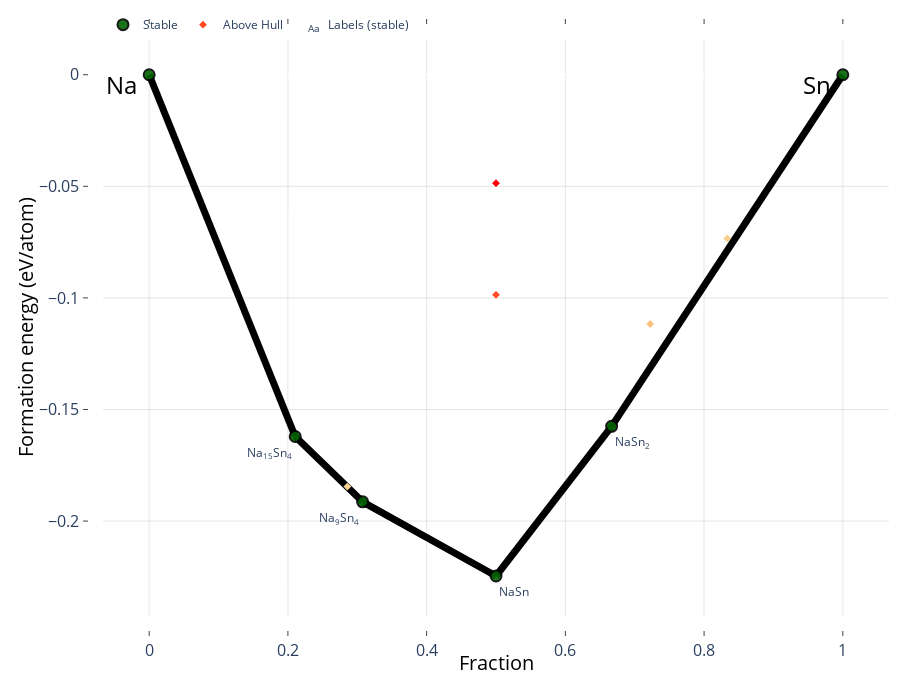

Write notebook code for a chart like this one.
### Code cell
from pymatgen.analysis.phase_diagram import Composition
entries =[PDEntry(k,v) for k,v in input_data.items()]

NaSn0_metastable=PDEntry(Composition("NaSn"),-5.356700,name="NaSn_0")
entries.append(NaSn0_metastable)

NaSn1_metastable=PDEntry(Composition("NaSn"),-5.256700,name="NaSn_1")
entries.append(NaSn1_metastable)


phase_diagram_1 = CompoundPhaseDiagram(entries,[Composition("Na"),
                                                Composition("Sn")])

#compound_plotter_2 = PDPlotter(phase_diagram_1, show_unstable=True, backend = "matplotlib",  markersize=20)
#z = compound_plotter_2.get_plot(label_unstable=True, label_stable=False)
#z.savefig('NaSn.pdf')
#z.show()
    
                                            
plotter_1 = PDPlotter(phase_diagram_1, show_unstable=True, markersize=20)
plotter_1.show() 
#print(phase_diagram_1.stable_entries)

### Figure 1 — Plotly figure (JSON) as saved in the notebook; plotly's stock layout.template omitted (floating-point values rounded to 4 significant figures)
{"data": [{"hoverinfo": "none", "line": {"color": "rgba(0,0,0,1.0)", "width": 7}, "mode": "lines", "showlegend": false, "type": "scatter", "x": [0.5, 0.6667, null, 0.2105, 0, null, 0.6667, 1, null, 0.3077, 0.2105, null, 0.5, 0.3077, null], "y": [-0.2246, -0.1575, null, -0.1621, 0, null, -0.1575, 0, null, -0.1914, -0.1621, null, -0.2246, -0.1914, null]}, {"hoverinfo": "skip", "mode": "text", "name": "Labels (stable)", "opacity": 1, "showlegend": true, "text": ["NaSn", "NaSn<sub>2</sub>", "Na<sub>15</sub>Sn<sub>4</sub>", "Na<sub>9</sub>Sn<sub>4</sub>"], "textposition": ["bottom right", "bottom right", "bottom left", "bottom left"], "type": "scatter", "visible": true, "x": [0.505, 0.6717, 0.2055, 0.3027], "y": [-0.2296, -0.1625, -0.1671, -0.1964]}, {"hoverinfo": "text", "hoverlabel": {"font": {"size": 14}}, "hovertext": ["NaSn (None) <br> -0.099 eV/atom (+0.126 eV/atom)", "NaSn (None) <br> -0.049 eV/atom (+0.176 eV/atom)", "NaSn<sub>5</sub> (None) <br> -0.073 eV/atom (+0.005 eV/atom)", "Na<sub>5</sub>Sn<sub>2</sub> (None) <br> -0.185 eV/atom (+0.0 eV/atom)", "Na<sub>5</sub>Sn<sub>13</sub> (None) <br> -0.112 eV/atom (+0.02 eV/atom)"], "marker": {"color": [0.126, 0.176, 0.005, 0, 0.02], "colorscale": [[0, "#fad393"], [0.5, "#ff813d"], [1, "#ff0000"]], "size": 6, "symbol": "diamond"}, "mode": "markers", "name": "Above Hull", "showlegend": true, "type": "scatter", "x": [0.5, 0.5, 0.8333, 0.2857, 0.7222], "y": [-0.09862, -0.04862, -0.07333, -0.1845, -0.1117]}, {"error_y": {"array": [0, 0, 0, 0, 0, 0], "color": "gray", "thickness": 2.5, "type": "data", "width": 5}, "hoverinfo": "text", "hoverlabel": {"font": {"size": 14}}, "hovertext": ["NaSn (None) <br> -0.225 eV/atom", "NaSn<sub>2</sub> (None) <br> -0.158 eV/atom", "Na<sub>15</sub>Sn<sub>4</sub> (None) <br> -0.162 eV/atom", "Na (None) <br> 0.0 eV/atom", "Sn (None) <br> 0.0 eV/atom", "Na<sub>9</sub>Sn<sub>4</sub> (None) <br> -0.191 eV/atom"], "marker": {"color": "darkgreen", "line": {"color": "black", "width": 2}, "size": 11}, "mode": "markers", "name": "Stable", "opacity": 0.9, "showlegend": true, "type": "scatter", "x": [0.5, 0.6667, 0.2105, 0, 1, 0.3077], "y": [-0.2246, -0.1575, -0.1621, 0, 0, -0.1914]}], "layout": {"annotations": [{"align": "center", "font": {"color": "#000000", "size": 24}, "opacity": 1, "showarrow": false, "text": "Na", "x": 0, "xanchor": "right", "xref": "x", "xshift": -10, "y": 0, "yanchor": "auto", "yref": "y", "yshift": -10}, {"align": "center", "font": {"color": "#000000", "size": 24}, "opacity": 1, "showarrow": false, "text": "Sn", "x": 1, "xanchor": "right", "xref": "x", "xshift": -10, "y": 0, "yanchor": "auto", "yref": "y", "yshift": -10}], "autosize": true, "height": 700, "hovermode": "closest", "legend": {"orientation": "h", "tracegroupgap": 7, "traceorder": "reversed", "x": 0, "xanchor": "left", "y": 1.05}, "margin": {"b": 20, "l": 10, "pad": 20, "r": 10, "t": 20}, "paper_bgcolor": "rgba(0,0,0,0)", "plot_bgcolor": "rgba(0,0,0,0)", "showlegend": true, "xaxis": {"anchor": "y", "gridcolor": "rgba(0,0,0,0.1)", "mirror": "ticks", "nticks": 8, "showgrid": true, "showline": true, "side": "bottom", "tickfont": {"size": 16}, "ticks": "inside", "title": {"font": {"color": "#000000", "size": 20}, "text": "Fraction"}, "type": "linear", "zeroline": false}, "yaxis": {"anchor": "x", "gridcolor": "rgba(0,0,0,0.1)", "mirror": "ticks", "showgrid": true, "showline": true, "side": "left", "tickfont": {"size": 16}, "ticks": "inside", "title": {"font": {"color": "#000000", "size": 20}, "text": "Formation energy (eV/atom)"}, "type": "linear"}}}
